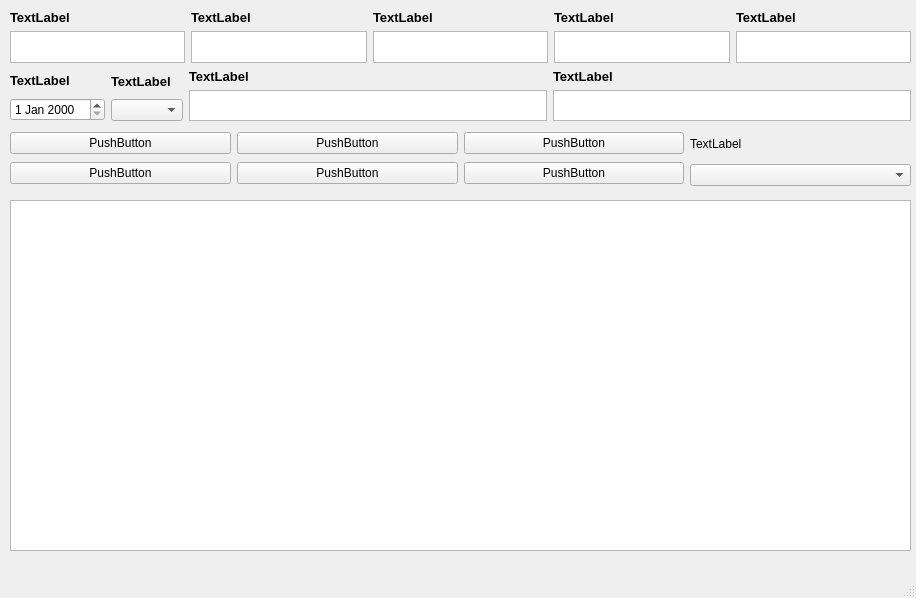
<?xml version="1.0" encoding="UTF-8"?>
<ui version="4.0">
 <class>MainWindow</class>
 <widget class="QMainWindow" name="MainWindow">
  <property name="geometry">
   <rect>
    <x>0</x>
    <y>0</y>
    <width>916</width>
    <height>598</height>
   </rect>
  </property>
  <property name="windowTitle">
   <string>MainWindow</string>
  </property>
  <widget class="QWidget" name="centralwidget">
   <widget class="QWidget" name="verticalLayoutWidget_10">
    <property name="geometry">
     <rect>
      <x>10</x>
      <y>10</y>
      <width>901</width>
      <height>111</height>
     </rect>
    </property>
    <layout class="QVBoxLayout" name="verticalLayout_10">
     <item>
      <layout class="QHBoxLayout" name="horizontalLayout">
       <item>
        <layout class="QVBoxLayout" name="verticalLayout">
         <item>
          <widget class="QLabel" name="label">
           <property name="font">
            <font>
             <pointsize>10</pointsize>
             <weight>75</weight>
             <bold>true</bold>
            </font>
           </property>
           <property name="text">
            <string>TextLabel</string>
           </property>
          </widget>
         </item>
         <item>
          <widget class="QTextEdit" name="textEdit"/>
         </item>
        </layout>
       </item>
       <item>
        <layout class="QVBoxLayout" name="verticalLayout_2">
         <item>
          <widget class="QLabel" name="label_2">
           <property name="font">
            <font>
             <pointsize>10</pointsize>
             <weight>75</weight>
             <bold>true</bold>
            </font>
           </property>
           <property name="text">
            <string>TextLabel</string>
           </property>
          </widget>
         </item>
         <item>
          <widget class="QTextEdit" name="textEdit_2"/>
         </item>
        </layout>
       </item>
       <item>
        <layout class="QVBoxLayout" name="verticalLayout_3">
         <item>
          <widget class="QLabel" name="label_3">
           <property name="font">
            <font>
             <pointsize>10</pointsize>
             <weight>75</weight>
             <bold>true</bold>
            </font>
           </property>
           <property name="text">
            <string>TextLabel</string>
           </property>
          </widget>
         </item>
         <item>
          <widget class="QTextEdit" name="textEdit_3"/>
         </item>
        </layout>
       </item>
       <item>
        <layout class="QVBoxLayout" name="verticalLayout_5">
         <item>
          <widget class="QLabel" name="label_5">
           <property name="font">
            <font>
             <pointsize>10</pointsize>
             <weight>75</weight>
             <bold>true</bold>
            </font>
           </property>
           <property name="text">
            <string>TextLabel</string>
           </property>
          </widget>
         </item>
         <item>
          <widget class="QTextEdit" name="textEdit_5"/>
         </item>
        </layout>
       </item>
       <item>
        <layout class="QVBoxLayout" name="verticalLayout_4">
         <item>
          <widget class="QLabel" name="label_4">
           <property name="font">
            <font>
             <pointsize>10</pointsize>
             <weight>75</weight>
             <bold>true</bold>
            </font>
           </property>
           <property name="text">
            <string>TextLabel</string>
           </property>
          </widget>
         </item>
         <item>
          <widget class="QTextEdit" name="textEdit_4"/>
         </item>
        </layout>
       </item>
      </layout>
     </item>
     <item>
      <layout class="QHBoxLayout" name="horizontalLayout_3">
       <item>
        <layout class="QVBoxLayout" name="verticalLayout_6">
         <item>
          <widget class="QLabel" name="label_6">
           <property name="font">
            <font>
             <pointsize>10</pointsize>
             <weight>75</weight>
             <bold>true</bold>
            </font>
           </property>
           <property name="text">
            <string>TextLabel</string>
           </property>
          </widget>
         </item>
         <item>
          <widget class="QDateEdit" name="dateEdit">
           <property name="sizePolicy">
            <sizepolicy hsizetype="Minimum" vsizetype="Preferred">
             <horstretch>0</horstretch>
             <verstretch>0</verstretch>
            </sizepolicy>
           </property>
          </widget>
         </item>
        </layout>
       </item>
       <item>
        <layout class="QVBoxLayout" name="verticalLayout_7">
         <item>
          <widget class="QLabel" name="label_7">
           <property name="font">
            <font>
             <pointsize>10</pointsize>
             <weight>75</weight>
             <bold>true</bold>
            </font>
           </property>
           <property name="text">
            <string>TextLabel</string>
           </property>
          </widget>
         </item>
         <item>
          <widget class="QComboBox" name="comboBox"/>
         </item>
        </layout>
       </item>
       <item>
        <layout class="QVBoxLayout" name="verticalLayout_8">
         <item>
          <widget class="QLabel" name="label_8">
           <property name="font">
            <font>
             <pointsize>10</pointsize>
             <weight>75</weight>
             <bold>true</bold>
            </font>
           </property>
           <property name="text">
            <string>TextLabel</string>
           </property>
          </widget>
         </item>
         <item>
          <widget class="QTextEdit" name="textEdit_6"/>
         </item>
        </layout>
       </item>
       <item>
        <layout class="QVBoxLayout" name="verticalLayout_9">
         <item>
          <widget class="QLabel" name="label_9">
           <property name="font">
            <font>
             <pointsize>10</pointsize>
             <weight>75</weight>
             <bold>true</bold>
            </font>
           </property>
           <property name="text">
            <string>TextLabel</string>
           </property>
          </widget>
         </item>
         <item>
          <widget class="QTextEdit" name="textEdit_7"/>
         </item>
        </layout>
       </item>
      </layout>
     </item>
    </layout>
   </widget>
   <widget class="QWidget" name="horizontalLayoutWidget_3">
    <property name="geometry">
     <rect>
      <x>10</x>
      <y>130</y>
      <width>901</width>
      <height>56</height>
     </rect>
    </property>
    <layout class="QHBoxLayout" name="horizontalLayout_4">
     <item>
      <layout class="QVBoxLayout" name="verticalLayout_11">
       <item>
        <widget class="QPushButton" name="pushButton">
         <property name="text">
          <string>PushButton</string>
         </property>
        </widget>
       </item>
       <item>
        <widget class="QPushButton" name="pushButton_2">
         <property name="text">
          <string>PushButton</string>
         </property>
        </widget>
       </item>
      </layout>
     </item>
     <item>
      <layout class="QVBoxLayout" name="verticalLayout_12">
       <item>
        <widget class="QPushButton" name="pushButton_3">
         <property name="text">
          <string>PushButton</string>
         </property>
        </widget>
       </item>
       <item>
        <widget class="QPushButton" name="pushButton_4">
         <property name="text">
          <string>PushButton</string>
         </property>
        </widget>
       </item>
      </layout>
     </item>
     <item>
      <layout class="QVBoxLayout" name="verticalLayout_13">
       <item>
        <widget class="QPushButton" name="pushButton_5">
         <property name="text">
          <string>PushButton</string>
         </property>
        </widget>
       </item>
       <item>
        <widget class="QPushButton" name="pushButton_6">
         <property name="text">
          <string>PushButton</string>
         </property>
        </widget>
       </item>
      </layout>
     </item>
     <item>
      <layout class="QVBoxLayout" name="verticalLayout_14">
       <item>
        <widget class="QLabel" name="label_10">
         <property name="text">
          <string>TextLabel</string>
         </property>
        </widget>
       </item>
       <item>
        <widget class="QComboBox" name="comboBox_2"/>
       </item>
      </layout>
     </item>
    </layout>
   </widget>
   <widget class="QWidget" name="verticalLayoutWidget_15">
    <property name="geometry">
     <rect>
      <x>10</x>
      <y>200</y>
      <width>901</width>
      <height>351</height>
     </rect>
    </property>
    <layout class="QVBoxLayout" name="verticalLayout_15">
     <item>
      <widget class="QTableView" name="tableView">
       <property name="enabled">
        <bool>true</bool>
       </property>
       <attribute name="horizontalHeaderCascadingSectionResizes">
        <bool>false</bool>
       </attribute>
       <attribute name="horizontalHeaderHighlightSections">
        <bool>true</bool>
       </attribute>
      </widget>
     </item>
    </layout>
   </widget>
  </widget>
  <widget class="QMenuBar" name="menubar">
   <property name="geometry">
    <rect>
     <x>0</x>
     <y>0</y>
     <width>916</width>
     <height>21</height>
    </rect>
   </property>
  </widget>
  <widget class="QStatusBar" name="statusbar"/>
 </widget>
 <resources/>
 <connections/>
</ui>
